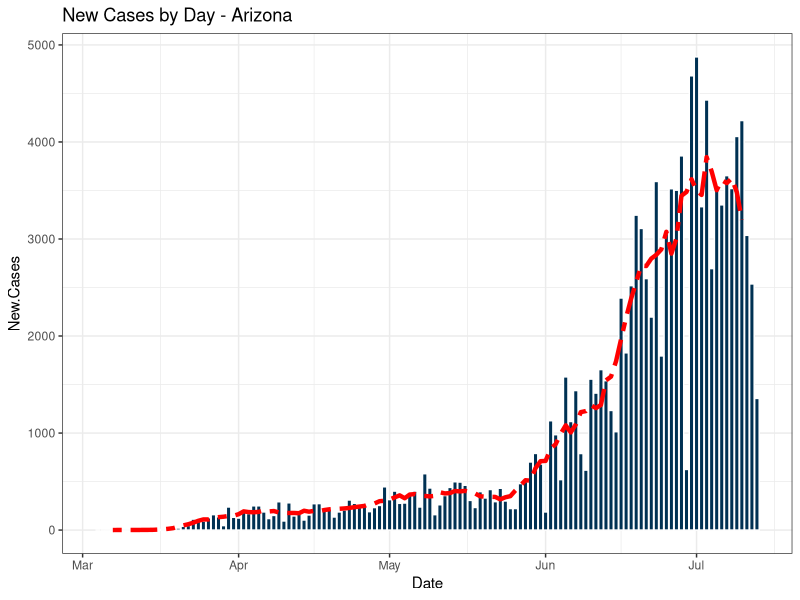
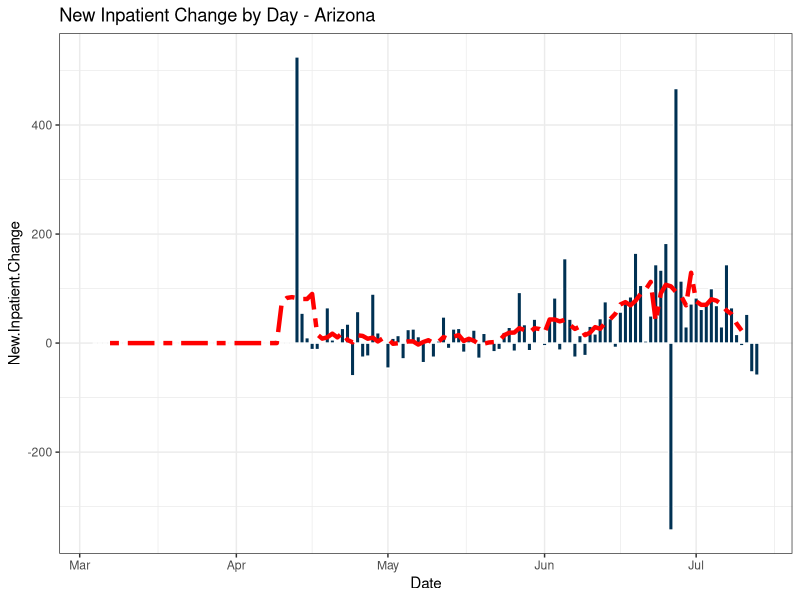
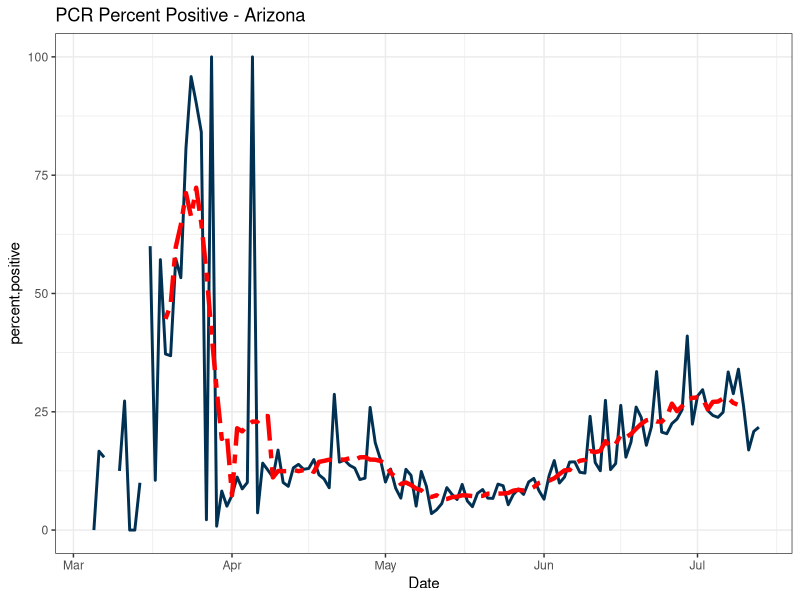
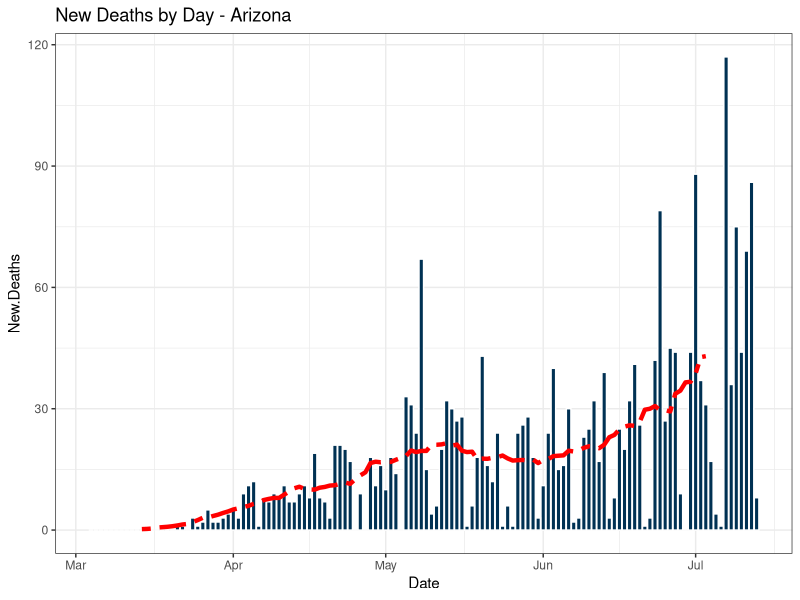
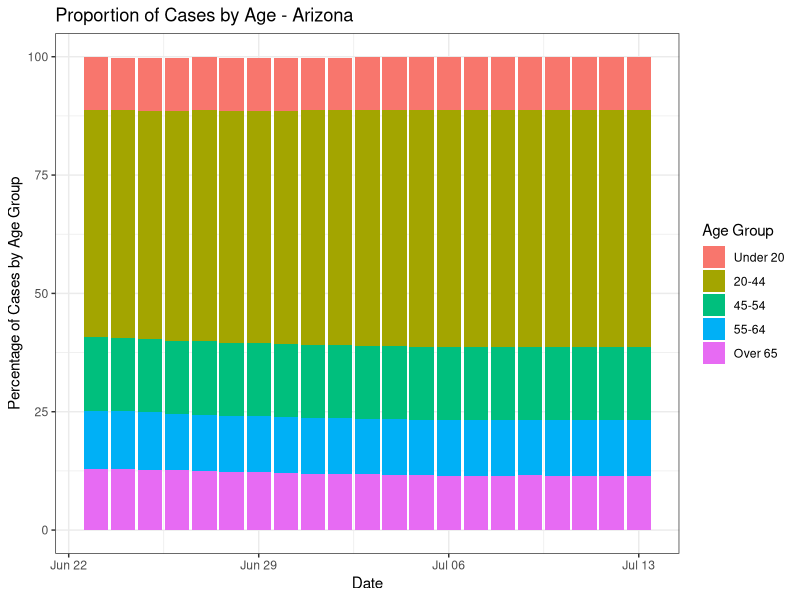
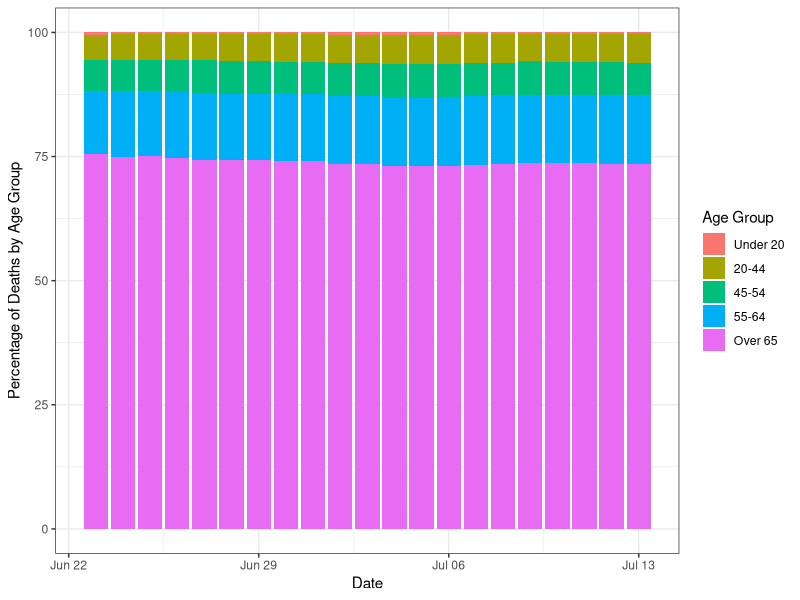
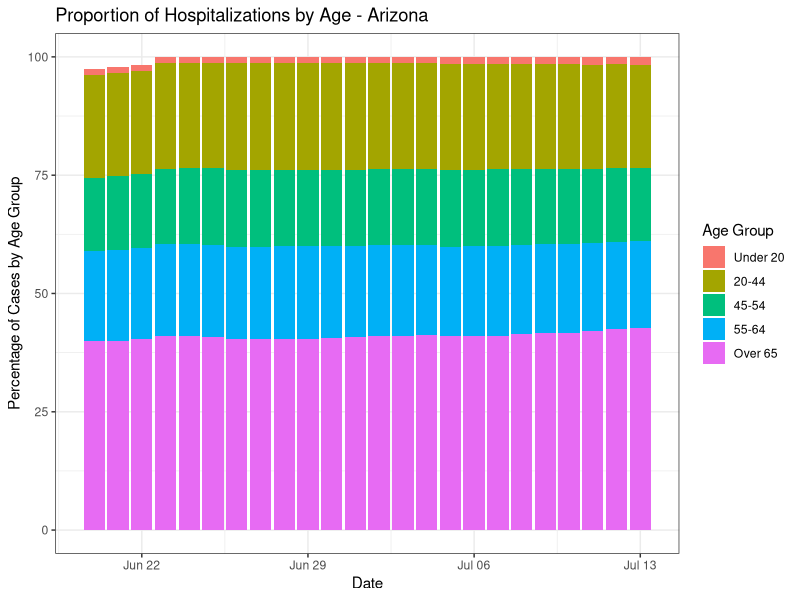
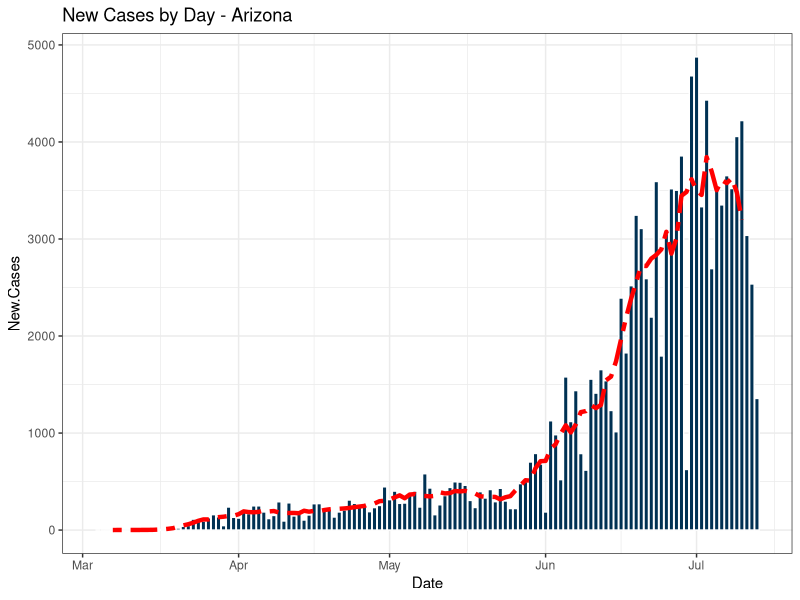

Here is the R script that generated these plots, in order:
library(tidyverse)
library(zoo)

az.pop = 7189000
az.pop.U18 = 2042000
az.pop.18to65=3853000
az.pop.O65 = 1294000

covid.az <- read.csv('covid data.csv', header=T)
covid.az$Date<-as.Date(covid.az$Date, '%m/%d/%Y')

#### plot of new cases by day
ggplot(covid.az, aes(x=Date, y=New.Cases))+
  geom_bar(stat='identity', color='white', fill='#003153')+
  geom_line(aes(y=rollmean(New.Cases,7,fill=NA)), linetype='twodash', color='red', size=1.5)+
  ggtitle('New Cases by Day - Arizona')+
  # labs()+
  theme_bw()
ggsave(paste0("New Cases by day "
              , format(Sys.time(), "%Y-%m-%d")
              , ".png"))
  
#### plot of new inpatient change by day
ggplot(covid.az, aes(x=Date, y=New.Inpatient.Change))+
  geom_bar(stat='identity', color='white', fill='#003153')+
  geom_line(aes(y=rollmean(New.Inpatient.Change,7,fill=NA)), linetype='twodash', color='red', size=1.5)+
  ggtitle('New Inpatient Change by Day - Arizona')+
  theme_bw()
ggsave(paste0("New Inpatient Change by day "
              , format(Sys.time(), "%Y-%m-%d")
              , ".png"))

#### PCR positivity
covid.az$percent.positive = (covid.az$New.Cases/covid.az$New.PCR)*100
ggplot(covid.az, aes(x=Date, y=percent.positive))+
  geom_line(color='#003153', size=1)+
  geom_line(aes(y=rollmean(percent.positive,7,fill=NA)), linetype='twodash', size=1.5, color='red')+
  ggtitle('PCR Percent Positive - Arizona')+
  theme_bw()
ggsave(paste0("PCR Percent Positive by day "
              , format(Sys.time(), "%Y-%m-%d")
              , ".png"))

#### new deaths by day
ggplot(covid.az, aes(x=Date, y=New.Deaths))+
  geom_bar(stat='identity', color='white', fill='#003153')+
  geom_line(aes(y=rollmean(New.Deaths, 21, fill=NA)), linetype='twodash', size=1.5, color='red')+
  ggtitle('New Deaths by Day - Arizona')+
  theme_bw()
ggsave(paste0("New Deaths by day "
              , format(Sys.time(), "%Y-%m-%d")
              , ".png"))

#### cases by age as a percent of total
# covid.az$Cases.Under20 <- as.numeric(covid.az$Cases.Under20)
# covid.az$Cases.20.44 <- as.numeric(covid.az$Cases.20.44)
# covid.az$Cases.45.54 <- as.numeric(covid.az$Cases.45.54)
# covid.az$Cases.55.64 <- as.numeric(covid.az$Cases.55.64)
# covid.az$Cases.Over65 <- as.numeric(covid.az$Cases.Over65)

covid.cases=NULL
covid.cases$CU20pT = (covid.az$Cases.Under20/covid.az$Positive.Tests)*100
covid.cases$C20.44pT = (covid.az$Cases.20.44/covid.az$Positive.Tests)*100
covid.cases$C45.54pT = (covid.az$Cases.45.54/covid.az$Positive.Tests)*100
covid.cases$C55.64pT = (covid.az$Cases.55.64/covid.az$Positive.Tests)*100
covid.cases$CO65pT = (covid.az$Cases.Over65/covid.az$Positive.Tests)*100
covid.cases$Date <- covid.az$Date
covid.cases <- data.frame(covid.cases)

library(reshape2)
covid.cases.m <- melt(covid.cases, id.vars='Date', measure.vars=c('CU20pT', 'C20.44pT', 'C45.54pT', 'C55.64pT', 'CO65pT'))

ggplot(covid.cases.m, aes(x=Date, y=value, fill=variable))+
  geom_bar(stat='identity')+
  ylab('Percentage of Cases by Age Group')+
  ggtitle('Proportion of Cases by Age - Arizona')+
  theme_bw()+
  # labs(fill='Age Group')
  scale_fill_discrete(name = "Age Group", labels = c("Under 20", "20-44", "45-54", '55-64', 'Over 65'))
ggsave(paste0("Proportion of Cases by Age "
              , format(Sys.time(), "%Y-%m-%d")
              , ".png"))

#### deaths by age as a percent of total
# covid.az$Deaths.Under20 <- as.numeric(covid.az$Deaths.Under20)
# covid.az$Deaths.20.44 <- as.numeric(covid.az$Deaths.20.44)
# covid.az$Deaths.45.54 <- as.numeric(covid.az$Deaths.45.54)
# covid.az$Deaths.55.64 <- as.numeric(covid.az$Deaths.55.64)
# covid.az$Deaths.Over65 <- as.numeric(covid.az$Deaths.Over65)

covid.Deaths=NULL
covid.Deaths$DU20pT = (covid.az$Deaths.Under20/covid.az$Deaths)*100
covid.Deaths$D20.44pT = (covid.az$Deaths.20.44/covid.az$Deaths)*100
covid.Deaths$D45.54pT = (covid.az$Deaths.45.54/covid.az$Deaths)*100
covid.Deaths$D55.64pT = (covid.az$Deaths.55.64/covid.az$Deaths)*100
covid.Deaths$DO65pT = (covid.az$Deaths.Over65/covid.az$Deaths)*100
covid.Deaths$Date <- covid.az$Date
covid.Deaths <- data.frame(covid.Deaths)

# library(reshape2)
covid.Deaths.m <- melt(covid.Deaths, id.vars='Date', measure.vars=c('DU20pT', 'D20.44pT', 'D45.54pT', 'D55.64pT', 'DO65pT'))

ggplot(covid.Deaths.m, aes(x=Date, y=value, fill=variable))+
  geom_bar(stat='identity')+
  ylab('Percentage of Deaths by Age Group')+
  theme_bw()+
  scale_fill_discrete(name = "Age Group", labels = c("Under 20", "20-44", "45-54", '55-64', 'Over 65'))
ggsave(paste0("Proportion of Deaths by Age Group "
              , format(Sys.time(), "%Y-%m-%d")
              , ".png"))

#### Hospitalizations by age as a percent of total
# covid.az$hosp.Under20 <- as.numeric(covid.az$hosp.Under20)
# covid.az$Hospitalizations.20.44 <- as.numeric(covid.az$Hospitalizations.20.44)
# covid.az$hosp.45.54 <- as.numeric(covid.az$hosp.45.54)
# covid.az$hosp.55.64 <- as.numeric(covid.az$hosp.55.64)
# covid.az$Hospitalizations.Over65 <- as.numeric(covid.az$Hospitalizations.Over65)

covid.hosp=NULL
covid.hosp$HU20pT = (covid.az$Hospitilizations.Under20/covid.az$Hospitilizations)*100
covid.hosp$H20.44pT = (covid.az$Hospitilizations.20.44/covid.az$Hospitilizations)*100
covid.hosp$H45.54pT = (covid.az$Hospitilizations.45.54/covid.az$Hospitilizations)*100
covid.hosp$H55.64pT = (covid.az$Hospitilizations.55.64/covid.az$Hospitilizations)*100
covid.hosp$HO65pT = (covid.az$Hospitilizations.Over65/covid.az$Hospitilizations)*100
covid.hosp$Date <- covid.az$Date
covid.hosp <- data.frame(covid.hosp)

# library(reshape2)
covid.hosp.m <- melt(covid.hosp, id.vars='Date', measure.vars=c('HU20pT', 'H20.44pT', 'H45.54pT', 'H55.64pT', 'HO65pT'))

ggplot(covid.hosp.m, aes(x=Date, y=value, fill=variable))+
  geom_bar(stat='identity')+
  ylab('Percentage of Cases by Age Group')+
  ggtitle('Proportion of Hospitalizations by Age - Arizona')+
  theme_bw()+
  # labs(fill='Age Group')
  scale_fill_discrete(name = "Age Group", labels = c("Under 20", "20-44", "45-54", '55-64', 'Over 65'))
ggsave(paste0("Proportion of Hospitilizations by Age Group "
              , format(Sys.time(), "%Y-%m-%d")
              , ".png"))
